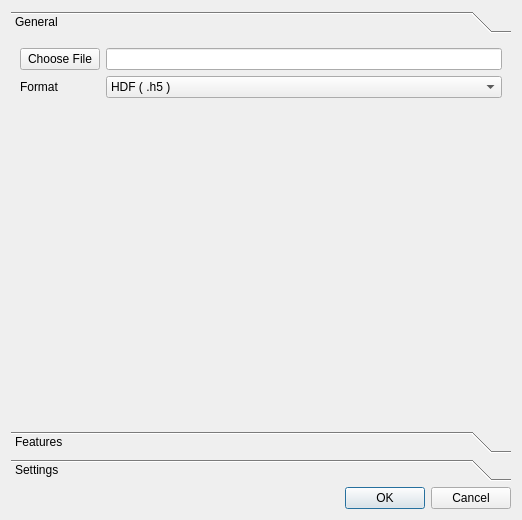
<?xml version="1.0" encoding="UTF-8"?>
<ui version="4.0">
 <class>ExportObjectInfoDialog</class>
 <widget class="QDialog" name="ExportObjectInfoDialog">
  <property name="geometry">
   <rect>
    <x>0</x>
    <y>0</y>
    <width>522</width>
    <height>520</height>
   </rect>
  </property>
  <property name="windowTitle">
   <string>Dialog</string>
  </property>
  <layout class="QVBoxLayout" name="verticalLayout">
   <item>
    <widget class="QToolBox" name="toolBox">
     <property name="enabled">
      <bool>true</bool>
     </property>
     <widget class="QWidget" name="generalBox">
      <property name="geometry">
       <rect>
        <x>0</x>
        <y>0</y>
        <width>498</width>
        <height>354</height>
       </rect>
      </property>
      <attribute name="label">
       <string>General</string>
      </attribute>
      <layout class="QGridLayout" name="gridLayout_4" columnstretch="0,0,0">
       <item row="2" column="1" colspan="2">
        <widget class="QLineEdit" name="exportPath">
         <property name="sizePolicy">
          <sizepolicy hsizetype="Minimum" vsizetype="Fixed">
           <horstretch>0</horstretch>
           <verstretch>0</verstretch>
          </sizepolicy>
         </property>
         <property name="toolTip">
          <string>&lt;html&gt;&lt;head/&gt;&lt;body&gt;&lt;p&gt;The location and filename for the dataset. Placeholders {dataset_dir} and {nickname} can be used&lt;/p&gt;&lt;/body&gt;&lt;/html&gt;</string>
         </property>
         <property name="text">
          <string/>
         </property>
         <property name="frame">
          <bool>true</bool>
         </property>
        </widget>
       </item>
       <item row="2" column="0">
        <widget class="QPushButton" name="choosePath">
         <property name="sizePolicy">
          <sizepolicy hsizetype="Maximum" vsizetype="Fixed">
           <horstretch>0</horstretch>
           <verstretch>0</verstretch>
          </sizepolicy>
         </property>
         <property name="toolTip">
          <string>Choose the location and filename for the dataset</string>
         </property>
         <property name="text">
          <string>Choose File</string>
         </property>
         <property name="autoDefault">
          <bool>true</bool>
         </property>
         <property name="default">
          <bool>false</bool>
         </property>
         <property name="flat">
          <bool>false</bool>
         </property>
        </widget>
       </item>
       <item row="3" column="1" colspan="2">
        <widget class="QComboBox" name="fileFormat">
         <item>
          <property name="text">
           <string>HDF ( .h5 )</string>
          </property>
         </item>
         <item>
          <property name="text">
           <string>CSV ( .csv )</string>
          </property>
         </item>
        </widget>
       </item>
       <item row="6" column="0" colspan="3">
        <spacer name="verticalSpacer">
         <property name="orientation">
          <enum>Qt::Vertical</enum>
         </property>
         <property name="sizeHint" stdset="0">
          <size>
           <width>20</width>
           <height>40</height>
          </size>
         </property>
        </spacer>
       </item>
       <item row="3" column="0">
        <widget class="QLabel" name="label">
         <property name="text">
          <string>Format</string>
         </property>
        </widget>
       </item>
      </layout>
     </widget>
     <widget class="QWidget" name="featureBox">
      <property name="geometry">
       <rect>
        <x>0</x>
        <y>0</y>
        <width>175</width>
        <height>137</height>
       </rect>
      </property>
      <attribute name="label">
       <string>Features</string>
      </attribute>
      <layout class="QGridLayout" name="gridLayout">
       <item row="3" column="1">
        <widget class="QPushButton" name="selectAllFeatures">
         <property name="toolTip">
          <string>Select all features</string>
         </property>
         <property name="text">
          <string>All</string>
         </property>
        </widget>
       </item>
       <item row="3" column="2">
        <widget class="QPushButton" name="selectNoFeatures">
         <property name="toolTip">
          <string>Clear selection</string>
         </property>
         <property name="text">
          <string>None</string>
         </property>
        </widget>
       </item>
       <item row="3" column="3">
        <spacer name="horizontalSpacer">
         <property name="orientation">
          <enum>Qt::Horizontal</enum>
         </property>
         <property name="sizeHint" stdset="0">
          <size>
           <width>40</width>
           <height>20</height>
          </size>
         </property>
        </spacer>
       </item>
       <item row="1" column="0" colspan="4">
        <widget class="QTreeWidget" name="featureView">
         <property name="toolTip">
          <string>Select additional features to export. Default Features will always be exported.</string>
         </property>
         <property name="alternatingRowColors">
          <bool>false</bool>
         </property>
         <property name="selectionMode">
          <enum>QAbstractItemView::NoSelection</enum>
         </property>
         <property name="textElideMode">
          <enum>Qt::ElideNone</enum>
         </property>
         <column>
          <property name="text">
           <string notr="true">Select Features</string>
          </property>
         </column>
        </widget>
       </item>
      </layout>
     </widget>
     <widget class="QWidget" name="settingsBox">
      <property name="geometry">
       <rect>
        <x>0</x>
        <y>0</y>
        <width>412</width>
        <height>203</height>
       </rect>
      </property>
      <attribute name="label">
       <string>Settings</string>
      </attribute>
      <layout class="QGridLayout" name="gridLayout_3">
       <item row="2" column="1">
        <widget class="QSpinBox" name="addMargin">
         <property name="toolTip">
          <string>The margin in pixels</string>
         </property>
         <property name="accelerated">
          <bool>true</bool>
         </property>
         <property name="maximum">
          <number>200</number>
         </property>
        </widget>
       </item>
       <item row="2" column="0">
        <widget class="QLabel" name="marginLabel">
         <property name="toolTip">
          <string>Extend the roi of each object</string>
         </property>
         <property name="text">
          <string>Add margin around ROIs</string>
         </property>
        </widget>
       </item>
       <item row="0" column="0" colspan="2">
        <widget class="QCheckBox" name="includeRaw">
         <property name="toolTip">
          <string>When checked the whole raw image will be exported. Otherwise the roi for each object will be exported</string>
         </property>
         <property name="text">
          <string>Include whole raw image instead of regions of interest (ROIs)</string>
         </property>
        </widget>
       </item>
       <item row="6" column="0" colspan="2">
        <spacer name="verticalSpacer_2">
         <property name="orientation">
          <enum>Qt::Vertical</enum>
         </property>
         <property name="sizeHint" stdset="0">
          <size>
           <width>20</width>
           <height>40</height>
          </size>
         </property>
        </spacer>
       </item>
       <item row="7" column="0" colspan="2">
        <widget class="QFrame" name="compressFrame">
         <property name="enabled">
          <bool>true</bool>
         </property>
         <property name="minimumSize">
          <size>
           <width>10</width>
           <height>0</height>
          </size>
         </property>
         <property name="frameShape">
          <enum>QFrame::StyledPanel</enum>
         </property>
         <property name="frameShadow">
          <enum>QFrame::Raised</enum>
         </property>
         <layout class="QGridLayout" name="gridLayout_2" columnstretch="2,1,0,0">
          <item row="2" column="0">
           <widget class="QCheckBox" name="enableCompression">
            <property name="toolTip">
             <string>Compress each dataset if possible</string>
            </property>
            <property name="text">
             <string>Enable Compression</string>
            </property>
           </widget>
          </item>
          <item row="2" column="2" colspan="2">
           <widget class="QCheckBox" name="enableShuffling">
            <property name="enabled">
             <bool>false</bool>
            </property>
            <property name="toolTip">
             <string>Shuffle the contents for better compression</string>
            </property>
            <property name="text">
             <string>Enable Shuffling</string>
            </property>
           </widget>
          </item>
          <item row="5" column="0">
           <widget class="QComboBox" name="compressionType">
            <property name="enabled">
             <bool>false</bool>
            </property>
            <property name="toolTip">
             <string>The compressions type: gzip or lzf ( not working )</string>
            </property>
            <property name="frame">
             <bool>true</bool>
            </property>
            <item>
             <property name="text">
              <string>gzip</string>
             </property>
            </item>
            <item>
             <property name="text">
              <string>lzf (DON'T USE)</string>
             </property>
            </item>
           </widget>
          </item>
          <item row="5" column="3">
           <widget class="QSpinBox" name="gzipRate">
            <property name="enabled">
             <bool>false</bool>
            </property>
            <property name="toolTip">
             <string>The compression rate for gzip. 1: fastest, 9: smallest</string>
            </property>
            <property name="maximum">
             <number>9</number>
            </property>
            <property name="value">
             <number>5</number>
            </property>
           </widget>
          </item>
          <item row="5" column="2">
           <widget class="QLabel" name="rateLabel">
            <property name="enabled">
             <bool>false</bool>
            </property>
            <property name="toolTip">
             <string>The compression rate for gzip. 1: fastest, 9: smallest</string>
            </property>
            <property name="text">
             <string>Rate</string>
            </property>
           </widget>
          </item>
          <item row="5" column="1">
           <spacer name="horizontalSpacer_2">
            <property name="orientation">
             <enum>Qt::Horizontal</enum>
            </property>
            <property name="sizeHint" stdset="0">
             <size>
              <width>40</width>
              <height>20</height>
             </size>
            </property>
           </spacer>
          </item>
          <item row="2" column="1">
           <spacer name="horizontalSpacer_3">
            <property name="orientation">
             <enum>Qt::Horizontal</enum>
            </property>
            <property name="sizeHint" stdset="0">
             <size>
              <width>40</width>
              <height>20</height>
             </size>
            </property>
           </spacer>
          </item>
          <item row="1" column="0">
           <widget class="QLabel" name="compress">
            <property name="styleSheet">
             <string notr="true">font-weight: bold;</string>
            </property>
            <property name="text">
             <string>Compression</string>
            </property>
           </widget>
          </item>
         </layout>
        </widget>
       </item>
      </layout>
     </widget>
    </widget>
   </item>
   <item>
    <widget class="QDialogButtonBox" name="buttonBox">
     <property name="toolTip">
      <string/>
     </property>
     <property name="orientation">
      <enum>Qt::Horizontal</enum>
     </property>
     <property name="standardButtons">
      <set>QDialogButtonBox::Cancel|QDialogButtonBox::Ok</set>
     </property>
    </widget>
   </item>
  </layout>
 </widget>
 <resources/>
 <connections>
  <connection>
   <sender>buttonBox</sender>
   <signal>accepted()</signal>
   <receiver>ExportObjectInfoDialog</receiver>
   <slot>validate_before_exit()</slot>
   <hints>
    <hint type="sourcelabel">
     <x>248</x>
     <y>254</y>
    </hint>
    <hint type="destinationlabel">
     <x>157</x>
     <y>274</y>
    </hint>
   </hints>
  </connection>
  <connection>
   <sender>buttonBox</sender>
   <signal>rejected()</signal>
   <receiver>ExportObjectInfoDialog</receiver>
   <slot>reject()</slot>
   <hints>
    <hint type="sourcelabel">
     <x>316</x>
     <y>260</y>
    </hint>
    <hint type="destinationlabel">
     <x>286</x>
     <y>274</y>
    </hint>
   </hints>
  </connection>
  <connection>
   <sender>enableCompression</sender>
   <signal>toggled(bool)</signal>
   <receiver>gzipRate</receiver>
   <slot>setEnabled(bool)</slot>
   <hints>
    <hint type="sourcelabel">
     <x>134</x>
     <y>269</y>
    </hint>
    <hint type="destinationlabel">
     <x>467</x>
     <y>300</y>
    </hint>
   </hints>
  </connection>
  <connection>
   <sender>includeRaw</sender>
   <signal>stateChanged(int)</signal>
   <receiver>ExportObjectInfoDialog</receiver>
   <slot>include_raw_changed(int)</slot>
   <hints>
    <hint type="sourcelabel">
     <x>272</x>
     <y>92</y>
    </hint>
    <hint type="destinationlabel">
     <x>272</x>
     <y>213</y>
    </hint>
   </hints>
  </connection>
  <connection>
   <sender>enableCompression</sender>
   <signal>toggled(bool)</signal>
   <receiver>compressionType</receiver>
   <slot>setEnabled(bool)</slot>
   <hints>
    <hint type="sourcelabel">
     <x>139</x>
     <y>271</y>
    </hint>
    <hint type="destinationlabel">
     <x>369</x>
     <y>272</y>
    </hint>
   </hints>
  </connection>
  <connection>
   <sender>selectAllFeatures</sender>
   <signal>clicked()</signal>
   <receiver>ExportObjectInfoDialog</receiver>
   <slot>select_all_features()</slot>
   <hints>
    <hint type="sourcelabel">
     <x>66</x>
     <y>362</y>
    </hint>
    <hint type="destinationlabel">
     <x>272</x>
     <y>213</y>
    </hint>
   </hints>
  </connection>
  <connection>
   <sender>selectNoFeatures</sender>
   <signal>clicked()</signal>
   <receiver>ExportObjectInfoDialog</receiver>
   <slot>select_no_features()</slot>
   <hints>
    <hint type="sourcelabel">
     <x>157</x>
     <y>362</y>
    </hint>
    <hint type="destinationlabel">
     <x>272</x>
     <y>213</y>
    </hint>
   </hints>
  </connection>
  <connection>
   <sender>enableCompression</sender>
   <signal>toggled(bool)</signal>
   <receiver>enableShuffling</receiver>
   <slot>setEnabled(bool)</slot>
   <hints>
    <hint type="sourcelabel">
     <x>150</x>
     <y>271</y>
    </hint>
    <hint type="destinationlabel">
     <x>150</x>
     <y>302</y>
    </hint>
   </hints>
  </connection>
  <connection>
   <sender>includeRaw</sender>
   <signal>toggled(bool)</signal>
   <receiver>marginLabel</receiver>
   <slot>setDisabled(bool)</slot>
   <hints>
    <hint type="sourcelabel">
     <x>260</x>
     <y>227</y>
    </hint>
    <hint type="destinationlabel">
     <x>95</x>
     <y>258</y>
    </hint>
   </hints>
  </connection>
  <connection>
   <sender>choosePath</sender>
   <signal>clicked()</signal>
   <receiver>ExportObjectInfoDialog</receiver>
   <slot>choose_path()</slot>
   <hints>
    <hint type="sourcelabel">
     <x>65</x>
     <y>62</y>
    </hint>
    <hint type="destinationlabel">
     <x>272</x>
     <y>213</y>
    </hint>
   </hints>
  </connection>
  <connection>
   <sender>includeRaw</sender>
   <signal>toggled(bool)</signal>
   <receiver>addMargin</receiver>
   <slot>setDisabled(bool)</slot>
   <hints>
    <hint type="sourcelabel">
     <x>260</x>
     <y>227</y>
    </hint>
    <hint type="destinationlabel">
     <x>424</x>
     <y>258</y>
    </hint>
   </hints>
  </connection>
  <connection>
   <sender>enableCompression</sender>
   <signal>toggled(bool)</signal>
   <receiver>rateLabel</receiver>
   <slot>setEnabled(bool)</slot>
   <hints>
    <hint type="sourcelabel">
     <x>134</x>
     <y>269</y>
    </hint>
    <hint type="destinationlabel">
     <x>393</x>
     <y>300</y>
    </hint>
   </hints>
  </connection>
  <connection>
   <sender>compressionType</sender>
   <signal>currentIndexChanged(QString)</signal>
   <receiver>ExportObjectInfoDialog</receiver>
   <slot>change_compression(QString)</slot>
   <hints>
    <hint type="sourcelabel">
     <x>134</x>
     <y>300</y>
    </hint>
    <hint type="destinationlabel">
     <x>264</x>
     <y>249</y>
    </hint>
   </hints>
  </connection>
  <connection>
   <sender>fileFormat</sender>
   <signal>currentIndexChanged(int)</signal>
   <receiver>ExportObjectInfoDialog</receiver>
   <slot>file_format_changed(int)</slot>
   <hints>
    <hint type="sourcelabel">
     <x>311</x>
     <y>95</y>
    </hint>
    <hint type="destinationlabel">
     <x>260</x>
     <y>259</y>
    </hint>
   </hints>
  </connection>
 </connections>
 <slots>
  <slot>select_all_features()</slot>
  <slot>select_no_features()</slot>
  <slot>validate_before_exit()</slot>
  <slot>choose_path()</slot>
  <slot>include_raw_changed(int)</slot>
  <slot>change_compression(QString)</slot>
  <slot>file_format_changed(int)</slot>
 </slots>
</ui>
